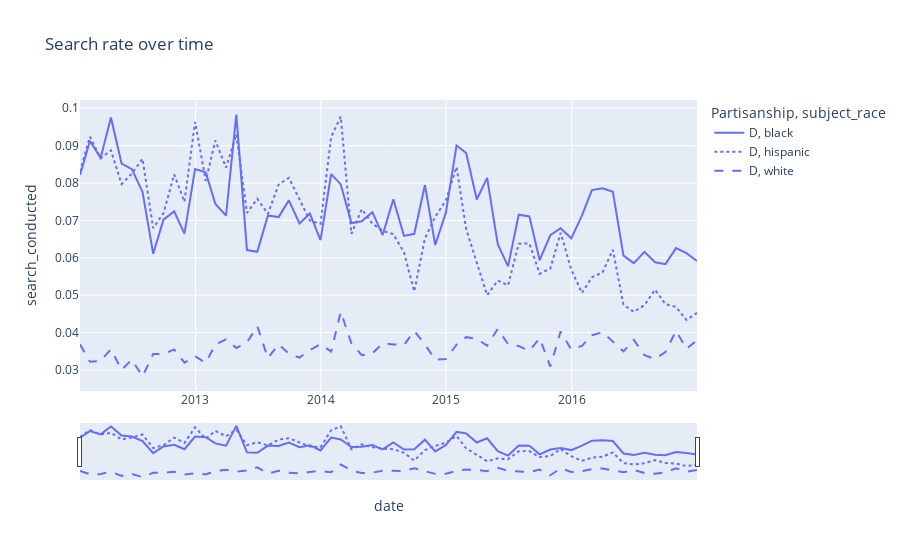

Write notebook code for a chart like this one.
### Code cell
import plotly.express as px
import pandas as pd

fig = px.line(time_sampled, x='date', y='search_conducted', color='Partisanship', line_dash='subject_race', title='Search rate over time')

fig.update_xaxes(rangeslider_visible=True)
fig.show()
